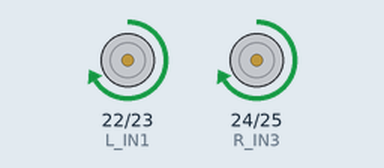
A sketch run on a simulated Arduino Mega 2560, built with avr-gcc and run on an emulated ATmega2560. Parts: motor-driver pin pairs drawn as motors (green arrow = first pin HIGH = forward, orange = second pin HIGH = backward, longer = more drive, scaled by the enable pin).

Above: at 0.1 s.
At 2.1 s:
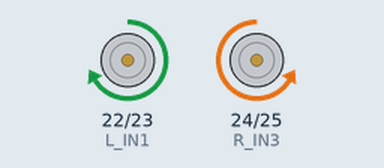
At 5.1 s:
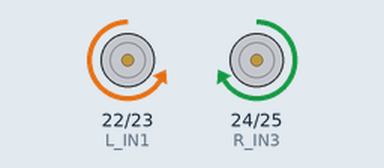
At 6.1 s:
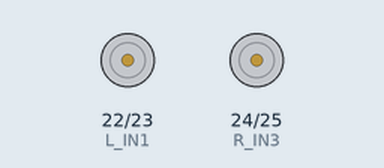
Timing chart, 0 to 7.6 s (numbered marks = the images above):
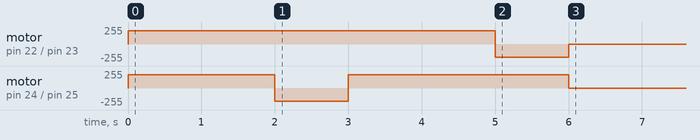

The sketch:

EutrobotXcode.ino
```cpp
// Motor pin definitions
const int L_IN1 = 22;
const int L_IN2 = 23;
const int L_ENA = 9;

const int R_IN3 = 24;
const int R_IN4 = 25;
const int R_ENB = 10;

void setup() {
  // Set motor pins as output
  pinMode(L_IN1, OUTPUT);
  pinMode(L_IN2, OUTPUT);
  pinMode(L_ENA, OUTPUT);

  pinMode(R_IN3, OUTPUT);
  pinMode(R_IN4, OUTPUT);
  pinMode(R_ENB, OUTPUT);

  // Start movement sequence
  moveForward();
  delay(2000);  // Move forward for 2 seconds

  turnRight();
  delay(1000);  // Turn right for 1 second

  moveForward();
  delay(2000);  // Move forward for 2 seconds

  turnLeft();
  delay(1000);  // Turn left for 1 second

  stopMotors(); // Stop
}

void loop() {
  // No repeated action
}

void moveForward() {
  digitalWrite(L_IN1, HIGH);
  digitalWrite(L_IN2, LOW);
  analogWrite(L_ENA, 200);

  digitalWrite(R_IN3, HIGH);
  digitalWrite(R_IN4, LOW);
  analogWrite(R_ENB, 200);
}

void turnRight() {
  digitalWrite(L_IN1, HIGH);
  digitalWrite(L_IN2, LOW);
  analogWrite(L_ENA, 200);

  digitalWrite(R_IN3, LOW);
  digitalWrite(R_IN4, HIGH);
  analogWrite(R_ENB, 200);
}

void turnLeft() {
  digitalWrite(L_IN1, LOW);
  digitalWrite(L_IN2, HIGH);
  analogWrite(L_ENA, 200);

  digitalWrite(R_IN3, HIGH);
  digitalWrite(R_IN4, LOW);
  analogWrite(R_ENB, 200);
}

void stopMotors() {
  analogWrite(L_ENA, 0);
  analogWrite(R_ENB, 0);
}
```
